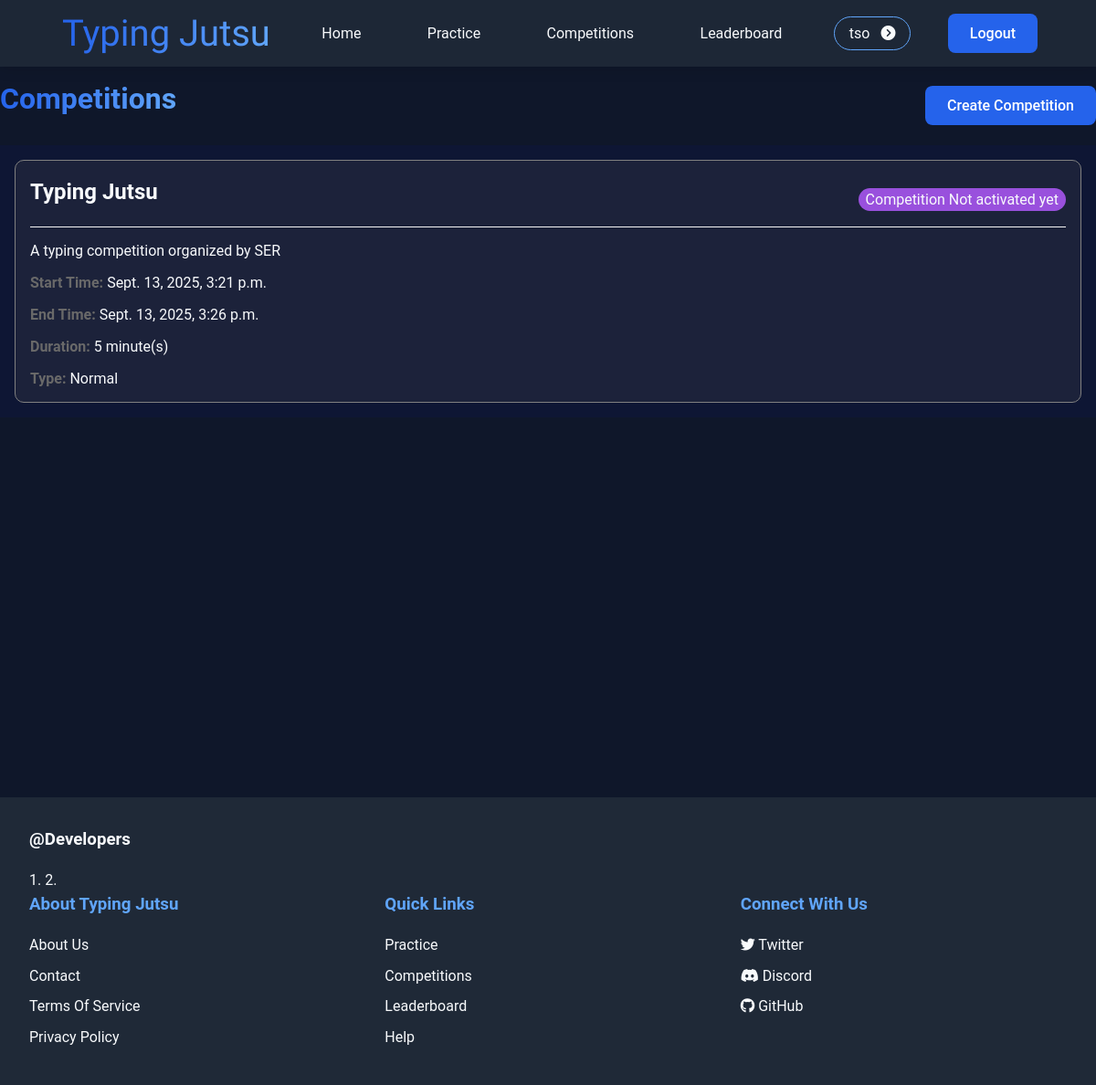
Before: /competitions/ (signed in) with the older database file.
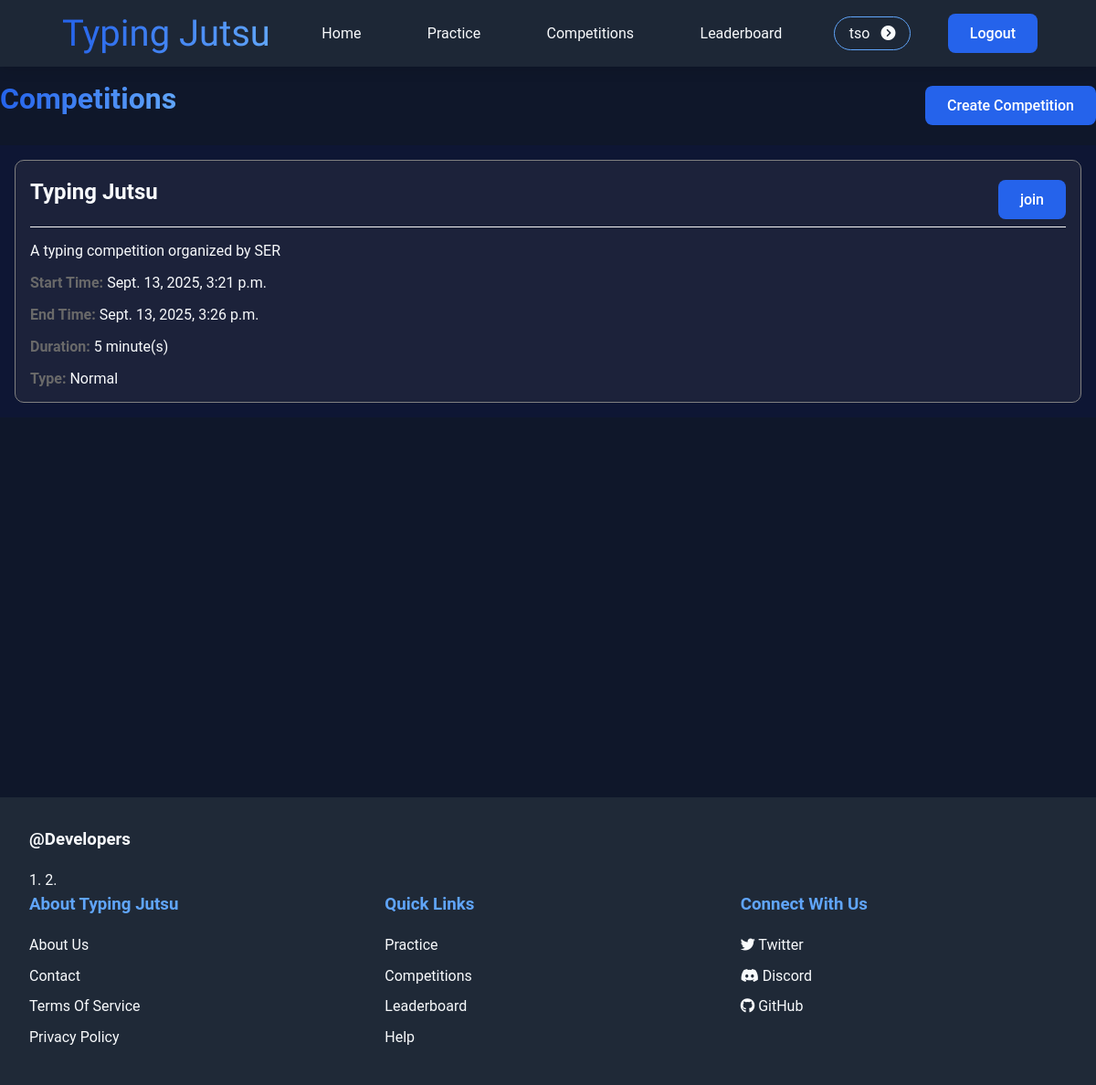
After: the same page with the newer database file.
### typing_game/models.py (models this page shows, shortened)
class Competition(models.Model):
    title = models.CharField(max_length=200)
    description = models.TextField()
    start_time = models.DateTimeField()
    duration = models.IntegerField(help_text="Duration in minutes", default=3)
    organizer = models.ForeignKey(Organizer, on_delete=models.CASCADE, related_name='competitions')
    participants = models.ManyToManyField(Participant, related_name='competitions',)
    type = models.CharField(
        max_length=15,
        choices=[('Normal','normal'), ('Reverse','reverse'), ('Jumble-Word','jumble-word')],
    )
    paragraphs = models.JSONField(default=list)
    expired = models.BooleanField(default=False)
    started = models.BooleanField(default=False)
    status = models.CharField(max_length=10, choices=[('waiting', 'Waiting'), ('active','Active'), ( 'ended','Ended')], default='waiting')
    @property
    def end_time(self):
        return self.start_time + timedelta(minutes=self.duration)

### typing_game/views.py (the view)
# urls.py: path('competitions/', views.competitions, name='competitions'),
@login_required
def competitions(request):
    context = get_auth_context(request)
    user_id = context.get('user_id')
    user_role = context.get('user_role')
    profile_user = None
    if user_id and user_role:
        try:
            if user_role == 'participant':
                profile_user = Participant.objects.get(id=user_id)
            elif user_role == 'organizer':
                profile_user = Organizer.objects.get(id=user_id)
        except (Participant.DoesNotExist, Organizer.DoesNotExist):
            request.session.flush() # User in session not in DB, clear it.
    context['competitions'] = Competition.objects.order_by('-start_time')
    context['profile_user'] = profile_user
    return render(request, 'typing_game/competitions.html', context)

### typing_game/views.py (called while the page is built)
def get_auth_context(request):
    user_id = request.session.get('user_id')
    user_role = request.session.get('user_role')
    return {
        'is_authenticated': bool(user_id),
        'user_role': user_role,
        'user_id' : user_id,
    }

### typing_game/templates/typing_game/competitions.html (shortened to what this page needs)
{% extends 'typing_game/base.html' %}
{% block page %}
<div class="page-header">
    <h1>Competitions</h1>
    <a href="{% url 'typing_game:create_competition' %}" class="button">Create Competition</a>
</div>
<div class="competition_list_container">
    {% for competition in competitions %}
        <div class="each_competition">
            <div id="competition_header" class="page-header">
                <h2>{{competition.title}}</h2>
                {% if competition.organizer.id == profile_user.id and user_role == 'organizer' %}
                    <div class="actions">
                        <a href="{% url 'typing_game:edit_competition' competition.id %}" class="button">Edit</a>
                        <a href="{% url 'typing_game:delete_competition' competition.id %}" class="button" onclick="return confirm('Are you sure you want to delete ')">Delete</a>
                        {% if competition.status == 'active' %}
                            <a href="{% url 'typing_game:live_competition' competition.id %}" class="button" onclick="return confirm('Please confirm')">Go to Live</a>
                        {% else %}
                            <a href="{% url 'typing_game:activate_competition' competition.id %}" class="button" onclick="return confirm('Are you sure you want to activate this competition?')">Activate</a>
                        {% endif %}
                    </div>
                {% else %}
                    {% if competition.status == 'active' %}
                        <a href="{% url 'typing_game:join_competition' competition.id %}" class="button" onclick="return confirm('Are you sure you want to Join')">join</a>
                    {% elif competition.started %}
                        <span class="button-info">Competition is started</span>
                    {%else%}
                        <span class="button-info">Competition Not activated yet</span>
                    {%endif%}
                {% endif %}
            </div>
            <div class="each_comp_more_detail">
                <p id="description"><strong></strong>{{competition.description}}</p>
                <p><strong>Start Time: </strong>{{competition.start_time}}</p>
                <p><strong>End Time: </strong>{{competition.end_time}}</p>
                <p><strong>Duration: </strong>{{competition.duration}} minute(s)</p>
                <p><strong>Type: </strong>{{competition.type}}</p>
            </div>
        </div>
    {%empty%}
        <h3>No Competitions Available right Now</h3>
    {% endfor %}
</div>
{% endblock %}

Changed rows visible on the page:
changed Competition "Typing Jutsu": status "Competition Not activated yet" → "join"
